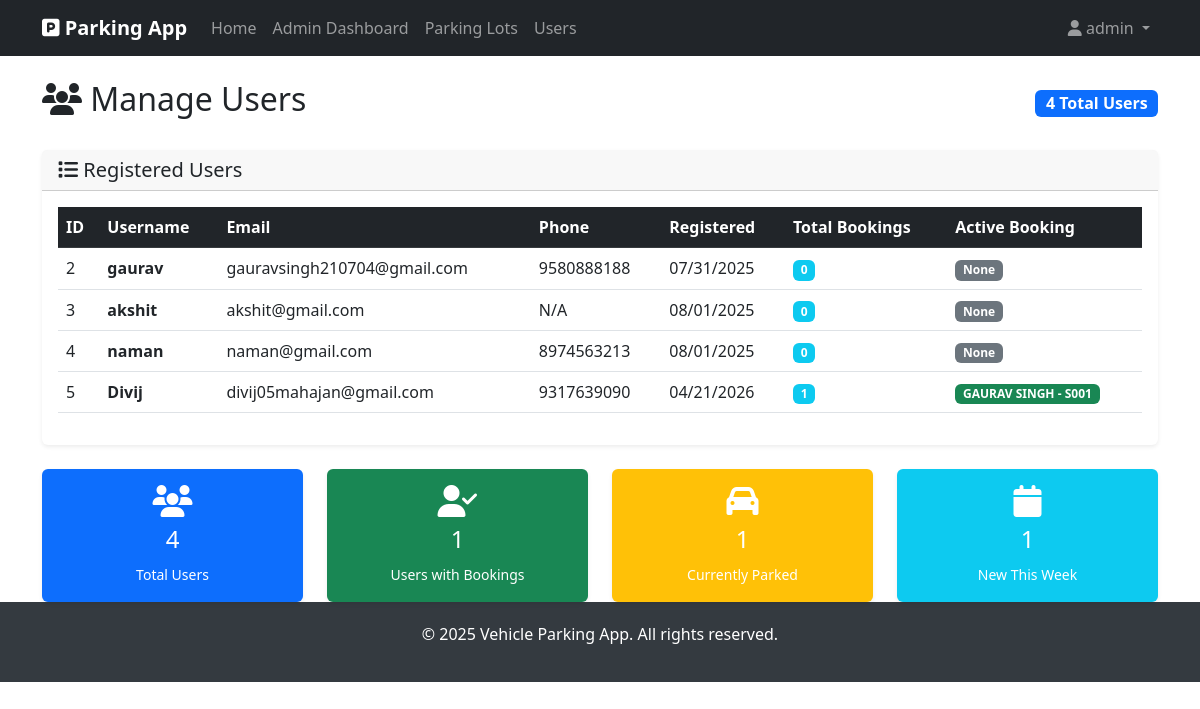
Page /admin/users (signed in) on the committed database.
### models.py (models this page shows, shortened)
class User(UserMixin, db.Model):
    __tablename__ = 'users'
    id = db.Column(db.Integer, primary_key=True)
    username = db.Column(db.String(80), unique=True, nullable=False)
    email = db.Column(db.String(120), unique=True, nullable=False)
    password_hash = db.Column(db.String(120), nullable=False)
    phone = db.Column(db.String(15), nullable=True)
    is_admin = db.Column(db.Boolean, default=False, nullable=False)
    created_at = db.Column(db.DateTime, default=datetime.utcnow)
    reservations = db.relationship('Reservation', backref='user', lazy=True, cascade='all, delete-orphan')

class ParkingLot(db.Model):
    __tablename__ = 'parking_lots'
    id = db.Column(db.Integer, primary_key=True)
    prime_location_name = db.Column(db.String(100), nullable=False)
    address = db.Column(db.Text, nullable=False)
    pin_code = db.Column(db.String(10), nullable=False)
    price_per_hour = db.Column(db.Float, nullable=False, default=50.0)
    maximum_number_of_spots = db.Column(db.Integer, nullable=False)
    created_at = db.Column(db.DateTime, default=datetime.utcnow)
    parking_spots = db.relationship('ParkingSpot', backref='lot', lazy=True, cascade='all, delete-orphan')

class ParkingSpot(db.Model):
    __tablename__ = 'parking_spots'
    id = db.Column(db.Integer, primary_key=True)
    lot_id = db.Column(db.Integer, db.ForeignKey('parking_lots.id'), nullable=False)
    spot_number = db.Column(db.String(10), nullable=False)
    status = db.Column(db.String(1), default='A', nullable=False)  # A-Available, O-Occupied
    created_at = db.Column(db.DateTime, default=datetime.utcnow)
    reservations = db.relationship('Reservation', backref='spot', lazy=True, cascade='all, delete-orphan')

### controllers.py (the view)
@admin.route('/users')
@login_required
def users():
    if not current_user.is_admin:
        flash('Access denied', 'error')
        return redirect(url_for('main.index'))
    users = User.query.filter_by(is_admin=False).all()
    total_users = len(users)
    users_with_bookings = [u for u in users if u.reservations]
    active_users = [u for u in users if any(r.leaving_timestamp is None for r in u.reservations)]
    recent_users = [
        u for u in users
        if u.created_at and u.created_at >= datetime.utcnow() - timedelta(days=7)
    ]
    return render_template(
        'admin_users.html',
        users=users,
        total_users=total_users,
        users_with_bookings=len(users_with_bookings),
        active_user_count=len(active_users),
        recent_user_count=len(recent_users)
    )

### app.py (called while the page is built)
def create_app():
    app = Flask(__name__)
    app.config['SECRET_KEY'] = 'your-secret-key-here'
    app.config['SQLALCHEMY_DATABASE_URI'] = 'sqlite:///parking_app.db'
    app.config['SQLALCHEMY_TRACK_MODIFICATIONS'] = False
    db.init_app(app)
    login_manager = LoginManager()
    login_manager.init_app(app)
    login_manager.login_view = 'auth.login'
    login_manager.login_message = 'Please log in to access this page.'
    login_manager.login_message_category = 'info'
    @login_manager.user_loader
    def load_user(user_id):
        return User.query.get(int(user_id))
    app.register_blueprint(main)
    app.register_blueprint(auth, url_prefix='/auth')
    app.register_blueprint(admin, url_prefix='/admin')
    app.register_blueprint(user, url_prefix='/user')
    app.register_blueprint(api, url_prefix='/api')
    return app

### templates/admin_users.html (shortened to what this page needs)
{% extends "base.html" %}
{% block content %}
<div class="d-flex justify-content-between align-items-center mb-4">
    <h2><i class="fas fa-users"></i> Manage Users</h2>
    <div>
        <span class="badge bg-primary fs-6">{{ total_users }} Total Users</span>
    </div>
</div>
{% if users %}
    <div class="card">
        <div class="card-header">
            <h5 class="mb-0"><i class="fas fa-list"></i> Registered Users</h5>
        </div>
        <div class="card-body">
            <div class="table-responsive">
                <table class="table table-hover">
                    <thead class="table-dark">
                        <tr>
                            <th>ID</th>
                            <th>Username</th>
                            <th>Email</th>
                            <th>Phone</th>
                            <th>Registered</th>
                            <th>Total Bookings</th>
                            <th>Active Booking</th>
                        </tr>
                    </thead>
                    <tbody>
                        {% for user in users %}
                        <tr>
                            <td>{{ user.id }}</td>
                            <td>
                                <strong>{{ user.username }}</strong>
                            </td>
                            <td>{{ user.email }}</td>
                            <td>{{ user.phone or 'N/A' }}</td>
                            <td>{{ user.created_at.strftime('%m/%d/%Y') }}</td>
                            <td>
                                <span class="badge bg-info">{{ user.reservations|length }}</span>
                            </td>
                            <td>
                                {% set active_reservation = user.reservations|selectattr('leaving_timestamp', 'none')|first %}
                                {% if active_reservation %}
                                    <span class="badge bg-success">
                                        {{ active_reservation.spot.lot.prime_location_name }} -
                                        {{ active_reservation.spot.spot_number }}
                                    </span>
                                {% else %}
                                    <span class="badge bg-secondary">None</span>
                                {% endif %}
                            </td>
                        </tr>
                        {% endfor %}
                    </tbody>
                </table>
            </div>
        </div>
    </div>
<div class="row mt-4">
    <div class="col-md-3">
        <div class="card bg-primary text-white">
            <div class="card-body text-center">
                <i class="fas fa-users fa-2x mb-2"></i>
                <h4>{{ total_users }}</h4>
                <small>Total Users</small>
            </div>
        </div>
    </div>
    <div class="col-md-3">
        <div class="card bg-success text-white">
            <div class="card-body text-center">
                <i class="fas fa-user-check fa-2x mb-2"></i>
                <h4>{{ users_with_bookings }}</h4>
                <small>Users with Bookings</small>
            </div>
        </div>
    </div>
    <div class="col-md-3">
        <div class="card bg-warning text-white">
            <div class="card-body text-center">
                <i class="fas fa-car fa-2x mb-2"></i>
                <h4>{{ active_user_count }}</h4>
                <small>Currently Parked</small>
            </div>
        </div>
    </div>
    <div class="col-md-3">
        <div class="card bg-info text-white">
            <div class="card-body text-center">
                <i class="fas fa-calendar fa-2x mb-2"></i>
                <h4>{{ recent_user_count }}</h4>
                <small>New This Week</small>
            </div>
        </div>
    </div>
</div>
{% else %}
    <div class="text-center py-5">
        <i class="fas fa-users fa-4x text-muted mb-4"></i>
        <h4 class="text-muted">No users registered yet</h4>
        <p class="text-muted">Users will appear here once they register for the parking system.</p>
    </div>
{% endif %}
{% endblock %}

### templates/base.html (shortened to what this page needs)
<!DOCTYPE html>
<html lang="en">
<head>
    <link href="https://cdnjs.cloudflare.com/ajax/libs/bootstrap/5.3.0/css/bootstrap.min.css" rel="stylesheet">
    <link href="https://cdnjs.cloudflare.com/ajax/libs/font-awesome/6.4.0/css/all.min.css" rel="stylesheet">
</head>
<body>
    <nav class="navbar navbar-expand-lg navbar-dark bg-dark">
        <div class="container">
            <a class="navbar-brand" href="{{ url_for('main.index') }}">
                <i class="fas fa-parking"></i> Parking App
            </a>
            <div class="collapse navbar-collapse" id="navbarNav">
                <ul class="navbar-nav me-auto">
                    <li class="nav-item">
                        <a class="nav-link" href="{{ url_for('main.index') }}">Home</a>
                    </li>
                    {% if current_user.is_authenticated %}
                        {% if current_user.is_admin %}
                            <li class="nav-item">
                                <a class="nav-link" href="{{ url_for('admin.dashboard') }}">Admin Dashboard</a>
                            </li>
                            <li class="nav-item">
                                <a class="nav-link" href="{{ url_for('admin.parking_lots') }}">Parking Lots</a>
                            </li>
                            <li class="nav-item">
                                <a class="nav-link" href="{{ url_for('admin.users') }}">Users</a>
                            </li>
                        {% else %}
                            <li class="nav-item">
                                <a class="nav-link" href="{{ url_for('user.dashboard') }}">Dashboard</a>
                            </li>
                        {% endif %}
                    {% endif %}
                </ul>
                <ul class="navbar-nav">
                    {% if current_user.is_authenticated %}
                        <li class="nav-item dropdown">
                            <a class="nav-link dropdown-toggle" href="#" role="button" data-bs-toggle="dropdown">
                                <i class="fas fa-user"></i> {{ current_user.username }}
                            </a>
                        </li>
                    {% endif %}
                </ul>
            </div>
        </div>
    </nav>
    <main class="{% block main_class %}container mt-4{% endblock %}">
        {% block content %}{% endblock %}
    </main>
    <footer class="footer mt-auto">
        <div class="container text-center">
            <p>&copy; 2025 Vehicle Parking App. All rights reserved.</p>
        </div>
    </footer>
</body>
</html>

### templates/base.html (style rules this page uses)
.navbar-brand { font-weight: bold; }
.card { border: none; box-shadow: 0 0.125rem 0.25rem rgba(0, 0, 0, 0.075); }
.footer { background-color: #343a40; color: white; padding: 20px 0; margin-top: 50px; }

### rows in the picture
User: username "admin"
User: id "2", username "gaurav", email "gauravsingh210704@gmail.com", phone "9580888188", created_at "07/31/2025", reservations|length "0", shows "None"
User: id "3", username "akshit", email "akshit@gmail.com", phone "N/A", created_at "08/01/2025", reservations|length "0", shows "None"
User: id "4", username "naman", email "naman@gmail.com", phone "8974563213", created_at "08/01/2025", reservations|length "0", shows "None"
User: id "5", username "Divij", email "divij05mahajan@gmail.com", phone "9317639090", created_at "04/21/2026", reservations|length "1"
ParkingLot: spot.lot.prime_location_name "GAURAV SINGH"
ParkingSpot: spot.spot_number "S001"

### other values in the picture
{{ total_users }} "4"
{{ users_with_bookings }} "1"
{{ active_user_count }} "1"
{{ recent_user_count }} "1"
